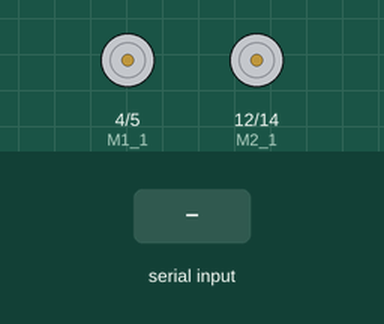
This sketch was run on a simulated Arduino Uno, built with avr-gcc and run on an emulated ATmega328P. Parts: motor-driver pin pairs drawn as motors (green arrow = first pin HIGH = forward, orange = second pin HIGH = backward, longer = more drive). The inputs (shaded band) are chosen by the test bench. What the sketch prints to the serial monitor is not drawn.

Above: at 1.2 s.
1.3 s: "200\n" received over Serial
At 3.5 s:
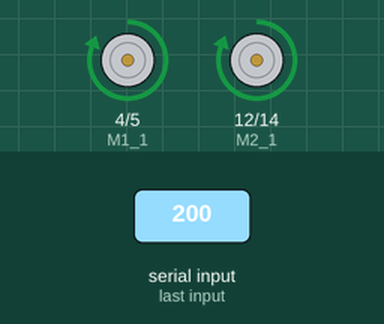
3.8 s: "90,45\n" received over Serial
At 5.5 s:
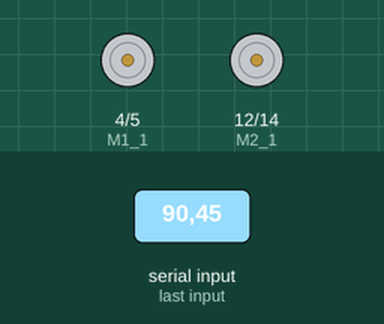
Timing chart, 0 to 7.0 s (numbered marks = the images above; inputs shaded):
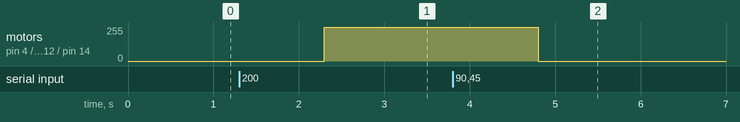

The sketch:

sample-Motor-DCx2.ino
```cpp
void setup() {
  Serial.begin(115200);
  delay(50);
  Serial.println("\nStart\n");
}

void loop() {
  if (Serial.available()) {
    String str = Serial.readString();
    setSpeedR(str.toInt());
    setSpeedL(str.toInt());
  }
}
```

Motor-DCx2.ino
```cpp
#define M1_1  4
#define M1_2  5
#define M2_1 12
#define M2_2 14

void setSpeedR(int speed) {
  if (speed > 0) {
    analogWrite(M1_1, speed);
    analogWrite(M1_2, 0);
  }
  else {
    analogWrite(M1_1, 0);
    analogWrite(M1_2, abs(speed));
  }
}

void setSpeedL(int speed) {
  if (speed > 0) {
    analogWrite(M2_1, speed);
    analogWrite(M2_2, 0);
  }
  else {
    analogWrite(M2_1, 0);
    analogWrite(M2_2, abs(speed));
  }
}
```

Measured:
- after the input at 1.3 s, motor on pin 4 (M1_1) / pin 5 (M1_2), motor on pin 12 (M2_1) / pin 14 (M2_2): stopped → forward 255/255 after 1.0 s
- after the input at 3.8 s, motor on pin 4 (M1_1) / pin 5 (M1_2), motor on pin 12 (M2_1) / pin 14 (M2_2): forward 255/255 → stopped after 1.0 s
